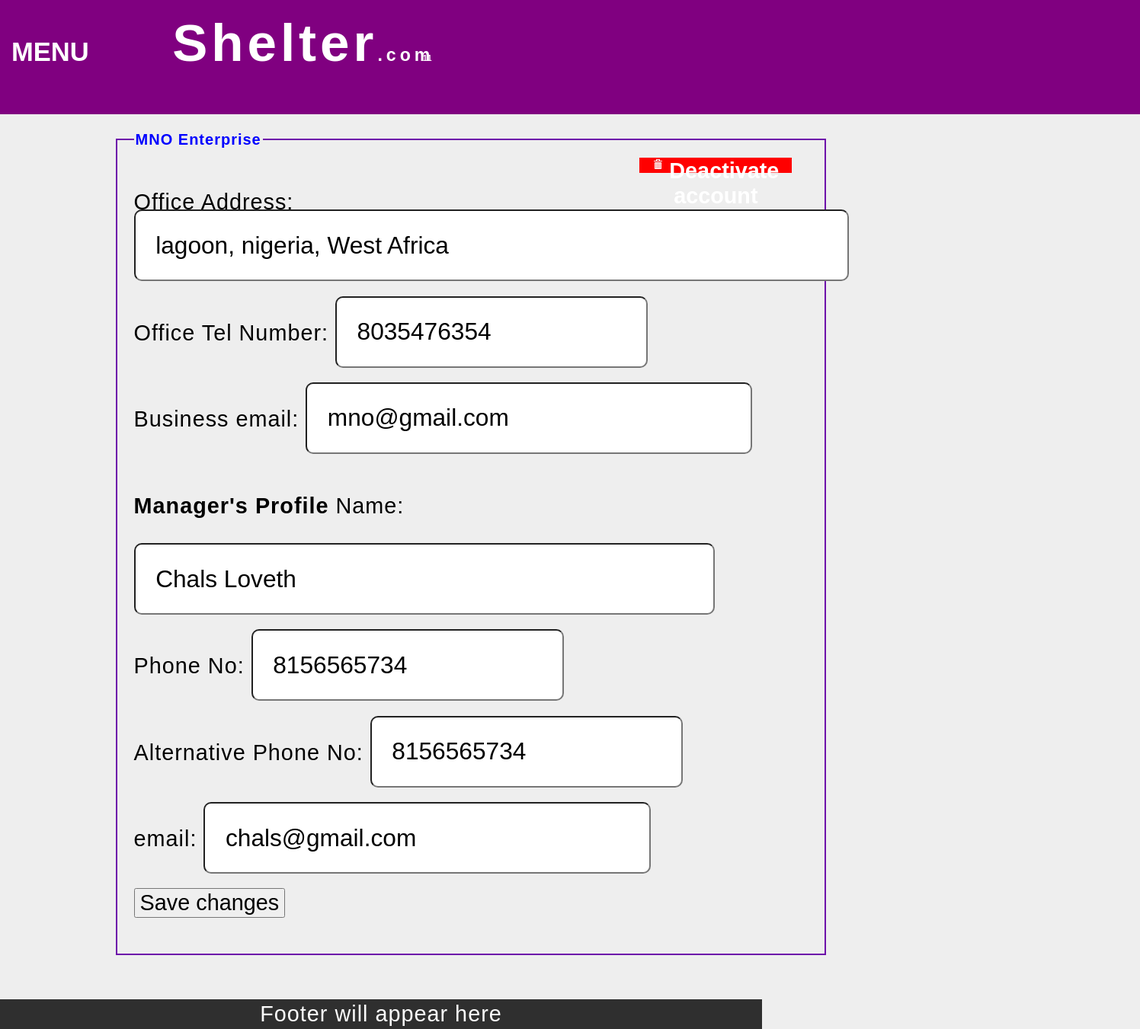
Page /manage/account.php (signed in) on the committed database.
### tables this page shows
CREATE TABLE `profiles` (
  `ID` int(10) NOT NULL,
  `Business_Name` varchar(30) NOT NULL,
  `Office_Address` varchar(150) NOT NULL,
  `Office_Tel_No` bigint(11) NOT NULL,
  `Business_email` char(30) NOT NULL,
  `CEO_Name` varchar(30) NOT NULL,
  `Phone_No` bigint(11) NOT NULL,
  `Alt_Phone_No` bigint(11) NOT NULL,
  `email` char(30) NOT NULL,
  `User_ID` varchar(20) NOT NULL,
  `password` varchar(30) NOT NULL,
  `timestamp` int(20) NOT NULL
);

### require/connexion.php (called while the page is built, shortened)
<?php
$root = "http://192.168.173.1/shelter";
?>

### manage/account.php (the view, shortened to what this page needs)
<html>
<head>
<link href="../css/general.css" type="text/css" rel="stylesheet" />
<link href="../css/header_styles.css" type="text/css" rel="stylesheet" />
<link href="../css/management_styles.css" type="text/css" rel="stylesheet" />
<?php
require('../require/header.php');
?>
</head>
<body class="pic-background">
<br/>
	<?php
				$getformerdetail = "SELECT * FROM profiles WHERE (User_ID = '".$profile_name."')";
				$getquery = mysql_query($getformerdetail);
				if($getquery){
					if(mysql_affected_rows($db_connection)==1){
					while($account = mysql_fetch_array($getquery,MYSQL_ASSOC)){
						$editBN = $account['Business_Name'];
						$editOfficeAddress = $account['Office_Address'];
						$editOfficeTelNo = $account['Office_Tel_No'];
						$editBusinessmail = $account['Business_email'];
						$editCEO = $account['CEO_Name'];
						$editPhoneno = $account['Phone_No'];
						$editAltPhoneno = $account['Alt_Phone_No'];
						$editemail = $account['email'];
						$editUsername = $account['User_ID'];
					}
					}else{echo $accountreport = "Account is invalid or might have been blocked or deactivated"; }
				}else{$accountreport="Invalid Account";}
	?>
<div id="edit-area">
<fieldset>
<legend style="color:#6D0AAA"><strong><?php echo "<a href=\"$root/$editUsername\">".$editBN."</a>" ?></strong></legend>
<form action="delete.php" method="POST">
 <button name="submitdelete" id="deactivatebtn"type="submit" value="delete"><i class="icon" id="delete-icon"></i> Deactivate account</button>
  </form>
<form action="<?php $_PHP_SELF ?>" method="POST">
Office Address:
<input placeholder="Office Address" name="OfficeAddress" type="text" size="50" required="required" value="<?php echo $editOfficeAddress ?>"/><br/><br/>
Office Tel Number:
<input placeholder="office Telephone Number" name="OfficeTelNo" type="text" maxlength="11"  required="required" value="<?php echo $editOfficeTelNo?>"/><br/><br/>
Business email:
<input placeholder="Business email address" name="Businessmail" type="email" size="30" value="<?php echo $editBusinessmail ?>"/><br/><br/>
<p><strong>Manager's Profile</strong></p>
Name:
<input placeholder="CEO's full name" name="CEOName" type="text" size="40" required="required" value="<?php echo $editCEO ?>"  /><br/><br/>
Phone No:
<input placeholder="CEO's active phone number" name="Phone1" type="text" maxlength="11" required="required" value="<?php echo $editPhoneno ?>" /><br/><br/>
Alternative Phone No:
<input placeholder="CEO's alternative active phone number" name="Phone2" type="text" maxlength="11" value="<?php echo $editAltPhoneno ?>" /><br/><br/>
email:
<input placeholder="CEO's working email address" name="email" type="email" size="30" value="<?php echo $editemail ?>" /><br/><br/>
<input id="submit-btn" type="submit" name="edit" value="Save changes"/>
</form>
</fieldset>
 </div>
 <br/><br/><br/>
</body>
</html>

### css/general.css (style rules this page uses)
html { font-size: 16px; font-weight:normal; line-height:1.2em; }
html,button,input,select,option { font-family: Helvetica,Georgia,"Century Gothic",Arial,sans-serif; }
a { color:blue; }
@media only screen and (min-device-width: 300px) and (max-device-width: 1000px) { body { max-width:1000px; min-width:300px; } }
@media only screen and (min-device-width: 300px) and (max-device-width: 1000px) { body { font-size:250%; letter-spacing: 1px; } }
@media only screen and (min-device-width: 300px) and (max-device-width: 1000px) { input,label,select,legend { font-size:130%; } }
@media only screen and (min-device-width: 300px) and (max-device-width: 1000px) { input[type=text],input[type=password],input[type=email] { padding:3%; font-size:110%; border-radius:10px; } }
@media only screen and (min-device-width: 300px) and (max-device-width: 1000px) { p,h1,h2,h3,h4,h5,h6,span,li,.inline-block,.inline-block-fullwidth { display:inline-block; max-height:1000px; } }
@media only screen and (min-device-width: 300px) and (max-device-width: 1000px) and (orientation: landscape) { body { font-size:180%; width:90%; } }
body { margin: 0px; }
button,input,select { font-size:100%; }
div.top-nav-bar,body { width:100%; }
p,a,li,label { line-height:1.4em; }
body.pic-background { background-color:#eeeeee; }
a { text-decoration:none; }

### css/management_styles.css (style rules this page uses)
fieldset { border:2px solid #6D0AAA; }
legend { font-size:20px; }
#deletebtn,#deactivatebtn { margin-left:75%; cursor:pointer; font-weight:bold; color:white; background-color:red; border:none; }
#deactivatebtn { width:200px; height:20px; }
.icon { display: inline-block; width: 14px; height: 14px; line-height: 14px; margin-top:1px; vertical-align: text-top; background-image:url("../resrc/black-icons.png"); background-position:0px -72px; }
#delete-icon { background-image:url("../resrc/white-icons.png"); background-position:-456px 0px; }
div#edit-area,div#images-area { width: 70%; margin-left:15%; margin-right:15%; }

### rows in the picture
profiles: Business_Name "MNO Enterprise", OfficeAddress "lagoon, nigeria, West Africa", OfficeTelNo "8035476354", Businessmail "mno@gmail.com", CEOName "Chals Loveth", Phone1 "8156565734", Phone2 "8156565734", email "chals@gmail.com"

### other values in the picture
$notifications "11"
